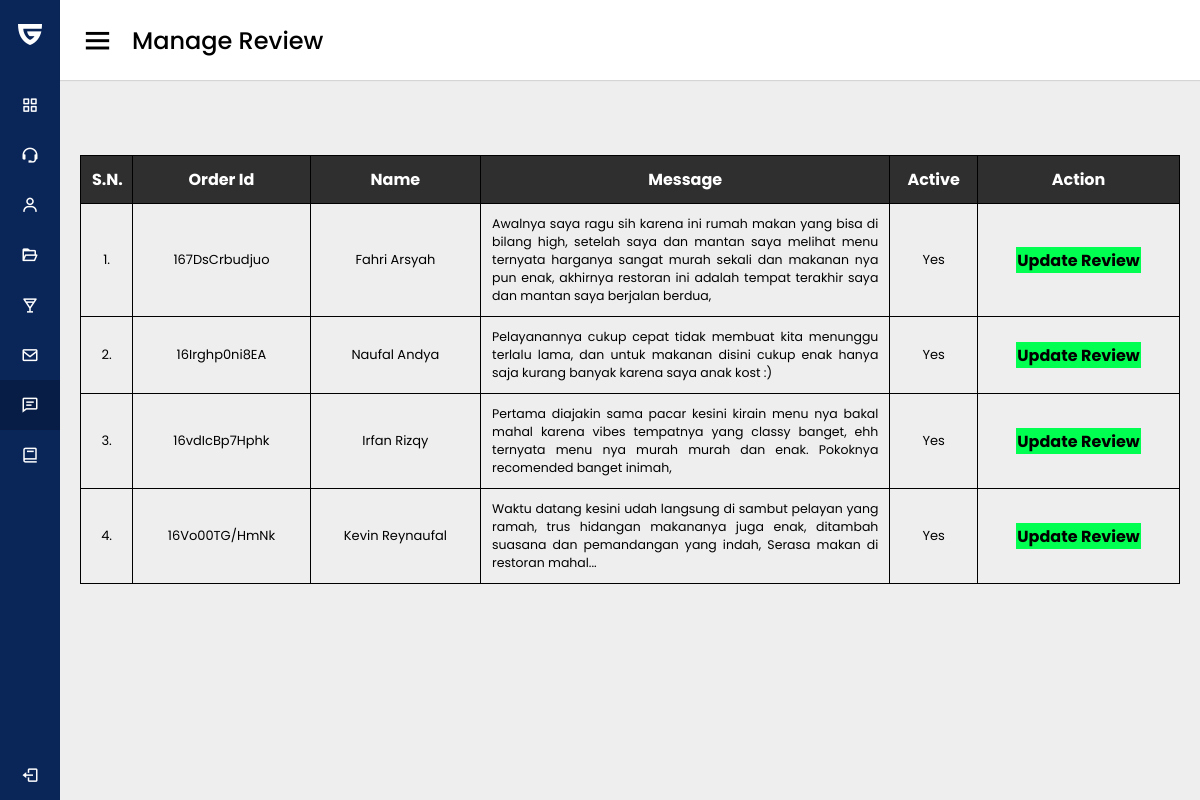
The page /Admin/manage-review.php (signed in) on the database its author committed.
### tables this page shows
CREATE TABLE `tbl_review` (
  `id` int(10) UNSIGNED NOT NULL,
  `order_id` varchar(100) NOT NULL,
  `user_id` int(10) NOT NULL,
  `rating` decimal(10,1) NOT NULL,
  `tgl_review` date DEFAULT current_timestamp(),
  `message` varchar(280) NOT NULL,
  `active` varchar(10) NOT NULL
);

CREATE TABLE `tbl_users` (
  `id` int(10) UNSIGNED NOT NULL,
  `img_user` varchar(255) NOT NULL,
  `username` varchar(150) NOT NULL,
  `email` varchar(150) NOT NULL,
  `password` varchar(150) NOT NULL
);

### Admin/manage-review.php (the view, shortened to what this page needs)
<?php
include('../Assets/Config/config.php');
?>
<html>
<head>
    <link rel="stylesheet" href="style.css">
    <link href='https://unpkg.com/boxicons@2.0.7/css/boxicons.min.css' rel='stylesheet'>
    <link rel="stylesheet" href="https://cdnjs.cloudflare.com/ajax/libs/font-awesome/5.15.3/css/all.min.css">
</head>
<body>
    <div class="sidebar">
        <div class="logo-details">
            <i class='fab fa-guilded'></i>
            <span class="logo_name">Gresda Food</span>
        </div>
        <ul class="nav-links">
            <li>
                <a href="index.php">
                    <i class='bx bx-grid-alt'></i>
                    <span class="links_name">Dashboard</span>
                </a>
            </li>
            <li>
                <a href="manage-admin.php">
                    <i class='bx bx-support'></i>
                    <span class="links_name">Manage Admin</span>
                </a>
            </li>
            <li>
                <a href="manage-user.php">
                    <i class='bx bx-user'></i>
                    <span class="links_name">Manage Users</span>
                </a>
            </li>
            <li>
                <a href="manage-category.php">
                    <i class='bx bx-folder-open'></i>
                    <span class="links_name">Manage Category</span>
                </a>
            </li>
            <li>
                <a href="manage-food.php">
                    <i class='bx bx-drink'></i>
                    <span class="links_name">Manage Food</span>
                </a>
            </li>
            <li>
                <a href="manage-contact.php">
                    <i class='bx bx-envelope'></i>
                    <span class="links_name">Manage Contact</span>
                </a>
            </li>
            <li>
                <a href="manage-review.php" class="active">
                    <i class='bx bx-comment-detail'></i>
                    <span class="links_name">Manage Review</span>
                </a>
            </li>
            <li>
                <a href="manage-order.php">
                    <i class='bx bx-book'></i>
                    <span class="links_name">Manage Order</span>
                </a>
            </li>
            <li class="log_out">
                <a href="Assets/logout.php">
                    <i class='bx bx-log-out'></i>
                    <span class="links_name">Log out</span>
                </a>
            </li>
        </ul>
    </div>
    <section class="home-section">
        <nav>
            <div class="sidebar-button">
                <i class='bx bx-menu sidebarBtn'></i>
                <span class="dashboard">Manage Review</span>
            </div>
        </nav>
        <br>
        <div class="home-content">
            <div class="overview-boxes">
                <table class="tbl-full">
                    <tr>
                        <th>S.N.</th>
                        <th>Order Id</th>
                        <th>Name</th>
                        <th>Message</th>
                        <th>Active</th>
                        <th>Action</th>
                    </tr>
                    <?php
                    $sql = "SELECT * FROM tbl_review r, tbl_users u WHERE u.id=r.user_id order by r.order_id";
                    $res = mysqli_query($conn, $sql);
                    $count = mysqli_num_rows($res);
                    $sn = 1;
                    if ($count > 0) {
                        while ($row = mysqli_fetch_assoc($res)) {
                            $orderid = $row['order_id'];
                            $username = $row['username'];
                            $message = $row['message'];
                            $active = $row['active'];
                    ?>
                            <tr>
                                <td class='ctg-manage-food'><?php echo $sn++; ?>. </td>
                                <td class='ctg-manage-food'><?php echo $orderid; ?></td>
                                <td class='ctg-manage-food'><?php echo $username; ?></td>
                                <td class='desc-manage-food'><?php echo $message; ?></td>
                                <td class='ctg-manage-food'><?php echo $active; ?></td>
                                <td>
                                    <a href="<?php echo SITEURL; ?>Admin/update-order.php?id=<?php echo $orderid; ?>" class="btn-secondary">Update Review</a>
                                </td>
                            </tr>
                    <?php
                        }
                    } else {
                        echo "<tr> <td colspan='7' class='error'> Contact not Added Yet. </td> </tr>";
                    }
                    ?>
                </table>
            </div>
        </div>
    </section>
</body>
</html>

### Admin/style.css (style rules this page uses)
* { margin: 0; padding: 0; box-sizing: border-box; font-family: 'Poppins', sans-serif; }
.sidebar { position: fixed; height: 100%; width: 60px; background: #0A2558; transition: all 0.5s ease; }
.sidebar .logo-details { height: 70px; display: flex; align-items: center; }
.sidebar .logo-details i { font-size: 28px; font-weight: 500; color: #fff; min-width: 60px; text-align: center }
.sidebar .logo-details .logo_name { color: #fff; font-size: 24px; font-weight: 500; white-space: nowrap; }
.sidebar .nav-links { margin-top: 10px; }
.sidebar .nav-links li { position: relative; list-style: none; height: 50px; }
.sidebar .nav-links li a { height: 100%; width: 100%; display: flex; align-items: center; text-decoration: none; transition: all 0.4s ease; }
.sidebar .nav-links li a.active { background: #081D45; }
.sidebar .nav-links li i { min-width: 60px; text-align: center; font-size: 18px; color: #fff; }
.sidebar .nav-links li a .links_name { color: #fff; font-size: 15px; font-weight: 400; white-space: nowrap; }
.sidebar .nav-links .log_out { position: absolute; bottom: 0; width: 100%; }
.home-section { position: relative; background: #eeeeee; min-height: 100vh; width: calc(100% - 60px); left: 60px; transition: all 0.5s ease; }
.home-section nav { display: flex; justify-content: space-between; height: 80px; background: #fff; display: flex; align-items: center; position: fixed; left: 60px; width: calc(100% - 60px); z-index: 100; padding: 0 20px; box-shadow: 0 1px 1px rgba(0, 0, 0, 0.1); transition: all 0.5s ease; }
.home-section nav .sidebar-button { display: flex; align-items: center; font-size: 24px; font-weight: 500; }
nav .sidebar-button i { font-size: 35px; margin-right: 17px; }
.home-section .home-content { position: relative; padding-top: 104px; }
.home-content .overview-boxes { display: flex; align-items: center; justify-content: space-between; flex-wrap: wrap; padding: 0 20px; margin-bottom: 26px; }
.tbl-full { width: 100%; border-collapse: collapse; }
table tr th { border: 1px solid black; padding: 1%; background-color: rgba(0, 0, 0, 0.8); text-align: center; color: white; }
table tr td { border: 1px solid black; padding: 1%; text-align: center; }
table tr .ctg-manage-food { max-width: 250px; font-size: 13px; text-align: center; }
table tr .desc-manage-food { max-width: 250px; font-size: 12.5px; text-align: justify; }
.btn-secondary { background-color: #00ff50; padding: 1%; color: black; text-decoration: none; font-weight: bold; }
@media (max-width: 1240px) { .sidebar { width: 60px; } }
@media (max-width: 1240px) { .home-section nav { width: calc(100% - 60px); left: 60px; } }
@media (max-width: 1240px) { .home-section { width: calc(100% - 60px); left: 60px; } }

### rows shown on the page
tbl_review: order "167DsCrbudjuo", user.username "Fahri Arsyah", message "Awalnya saya ragu sih karena ini rumah makan yang bisa di bilang high, setelah saya dan mantan saya melihat menu ternyata harganya sangat murah sekali dan makanan nya pun enak, akhirnya restoran ini adalah tempat terakhir saya dan mantan saya berjalan berdua,", active "Yes"
tbl_review: order "16Irghp0ni8EA", user.username "Naufal Andya", message "Pelayanannya cukup cepat tidak membuat kita menunggu terlalu lama, dan untuk makanan disini cukup enak hanya saja kurang banyak karena saya anak kost :)", active "Yes"
tbl_review: order "16vdIcBp7Hphk", user.username "Irfan Rizqy", message "Pertama diajakin sama pacar kesini kirain menu nya bakal mahal karena vibes tempatnya yang classy banget, ehh ternyata menu nya murah murah dan enak. Pokoknya recomended banget inimah,", active "Yes"
tbl_review: order "16Vo00TG/HmNk", user.username "Kevin Reynaufal", message "Waktu datang kesini udah langsung di sambut pelayan yang ramah, trus hidangan makananya juga enak, ditambah suasana dan pemandangan yang indah, Serasa makan di restoran mahal...", active "Yes"
